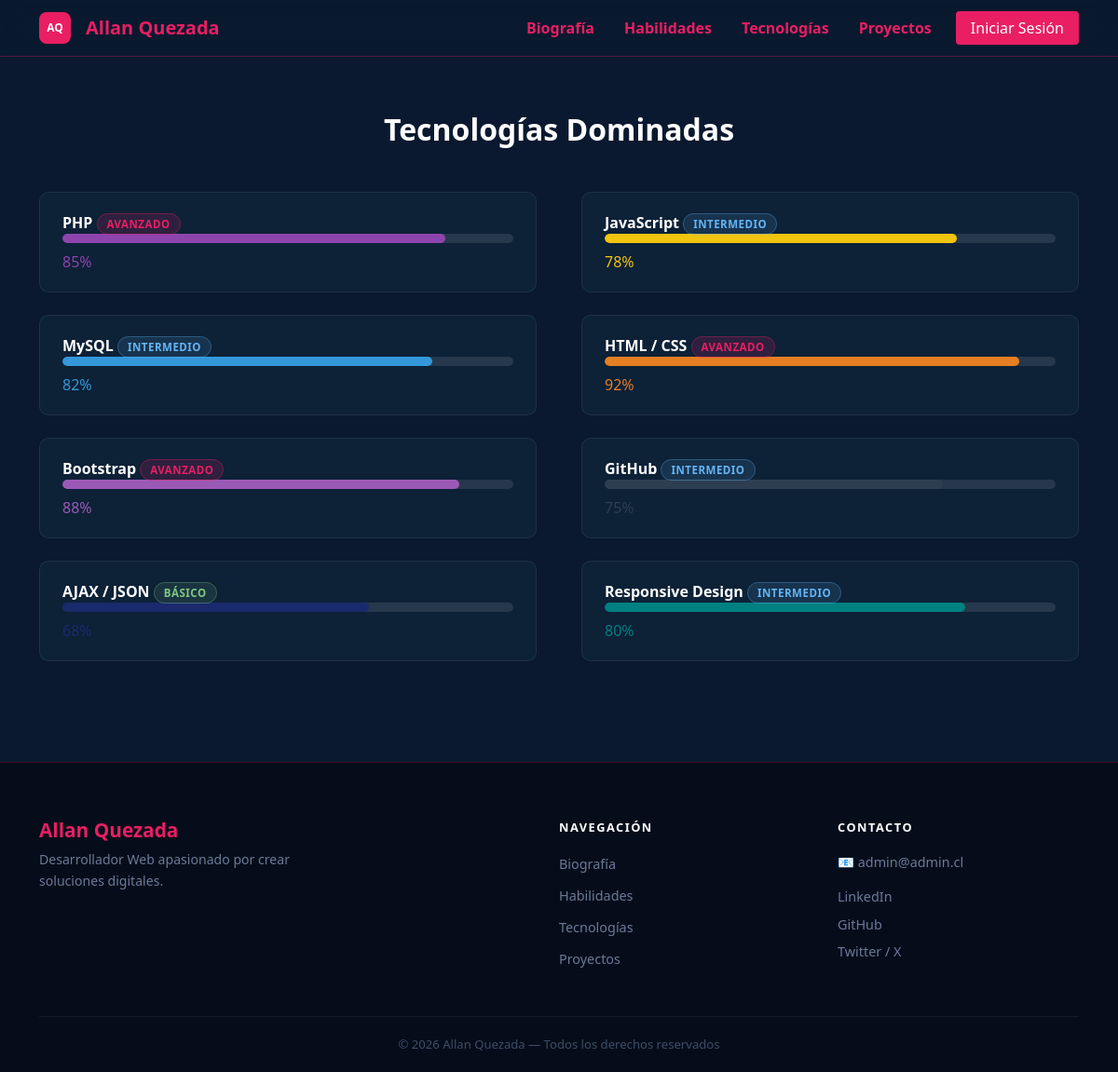
/sections/tecnologia.php, run on the app's committed database.
### tables this page shows
CREATE TABLE tecnologias (
    id INT AUTO_INCREMENT PRIMARY KEY,
    nombre VARCHAR(50) NOT NULL,
    porcentaje INT NOT NULL,
    nivel VARCHAR(30),
    clase_badge VARCHAR(50),
    color VARCHAR(20)
);

CREATE TABLE biografia (
    id            INT AUTO_INCREMENT PRIMARY KEY,
    nombre        VARCHAR(100)  DEFAULT NULL,
    descripcion   TEXT          DEFAULT NULL,
    ciudad        VARCHAR(50)   DEFAULT NULL,
    email         VARCHAR(100)  DEFAULT NULL,
    footer_texto  VARCHAR(255)  DEFAULT NULL,
    linkedin      VARCHAR(255)  DEFAULT NULL,
    github        VARCHAR(255)  DEFAULT NULL,
    twitter       VARCHAR(255)  DEFAULT NULL
);

### sections/tecnologia.php (the view, shortened to what this page needs)
<?php
require_once '../admin/db_config.php';
?>
<!DOCTYPE html>
<html lang="es">
<head>
    <link href="https://cdn.jsdelivr.net/npm/bootstrap@5.3.8/dist/css/bootstrap.min.css" rel="stylesheet">
    <link rel="stylesheet" href="../assets/css/style.css">
</head>
<body class="seccion-oscura">
    <?php include '../includes/navbar.php'; ?>
    <div class="container py-5">
        <h2 class="fw-bold mb-5 text-white text-center">Tecnologías Dominadas</h2>
        <div class="row gx-5 gy-4">
            <?php
            $query = $pdo->query("SELECT * FROM tecnologias");
            $tecnologias = $query->fetchAll(PDO::FETCH_ASSOC);
            if ($tecnologias) {
                foreach ($tecnologias as $t) {
                    $color = htmlspecialchars($t['color']);
                    $porcentaje = (int)$t['porcentaje'];
                    $nombre = htmlspecialchars($t['nombre']);
                    $nivel = htmlspecialchars($t['nivel']);
                    $clase_badge = htmlspecialchars($t['clase_badge']);
                    echo '
                    <div class="col-md-6">
                        <div class="tech-card">
                            <div class="tech-header">
                                <span class="tech-nombre">' . $nombre . '</span>
                                <span class="tech-badge ' . $clase_badge . '">' . $nivel . '</span>
                            </div>
                            <div class="tech-progress-wrapper">
                                <div class="tech-progress-bar" style="width: ' . $porcentaje . '%; background-color: ' . $color . ';"></div>
                            </div>
                            <div class="tech-footer">
                                <span class="tech-percent" style="color: ' . $color . ';">' . $porcentaje . '%</span>
                            </div>
                        </div>
                    </div>';
                }
            } else {
                echo '<p class="text-center text-white">Aún no hay tecnologías cargadas en el panel.</p>';
            }
            ?>
        </div>
    </div>
    <?php include '../includes/footer.php'; ?>
</body>
</html>

### includes/footer.php (shortened to what this page needs)
<?php
require_once __DIR__ . '/../admin/db_config.php';
$query = $pdo->query("SELECT * FROM biografia WHERE id = 1");
$f = $query->fetch(PDO::FETCH_ASSOC);
?>
<footer class="footer-principal">
    <div class="container">
        <div class="footer-top">
            <div class="footer-marca">
                <h3 class="footer-nombre"><?= htmlspecialchars($f['nombre'] ?? 'Allan Quezada'); ?></h3>
                <p class="footer-desc"><?= htmlspecialchars($f['descripcion'] ?? ''); ?></p>
            </div>
            <div class="footer-nav">
                <p class="footer-section-title">Navegación</p>
                <ul>
                    <li><a href="/aquezada2025/index.php">Biografía</a></li>
                    <li><a href="/aquezada2025/sections/habilidades.php">Habilidades</a></li>
                    <li><a href="/aquezada2025/sections/tecnologia.php">Tecnologías</a></li>
                    <li><a href="/aquezada2025/sections/proyecto.php">Proyectos</a></li>
                </ul>
            </div>
            <div class="footer-contacto">
                <p class="footer-section-title">Contacto</p>
                <p class="footer-email">📧 <?= htmlspecialchars($f['email'] ?? 'correo@ejemplo.com'); ?></p>
                <div class="footer-redes">
                    <a href="<?= htmlspecialchars($f['linkedin'] ?? '#'); ?>" class="footer-red-link">LinkedIn</a>
                    <a href="<?= htmlspecialchars($f['github'] ?? '#'); ?>" class="footer-red-link">GitHub</a>
                    <a href="<?= htmlspecialchars($f['twitter'] ?? '#'); ?>" class="footer-red-link">Twitter / X</a>
                </div>
            </div>
        </div>
        <div class="footer-bottom">
            <p><?= htmlspecialchars($f['footer_texto'] ?? '© 2026 Allan Quezada — Todos los derechos reservados.'); ?></p>
        </div>
    </div>
</footer>

### assets/css/style.css (style rules this page uses)
:root { --azul-fondo: #0a192f; --rosado-acento: #e91e63; --plomo-texto: #8892b0; }
body { background-color: var(--azul-fondo); color: #fff; font-family: 'Segoe UI', sans-serif; }
.seccion-oscura { background-color: var(--azul-fondo) !important; min-height: 100vh; padding-top: 72px; }
html * { caret-color: transparent !important; }
button, .btn, a { cursor: pointer !important; caret-color: transparent !important; }
.tech-card { background: #0d2137; border: 1px solid rgba(255,255,255,.07); border-radius: 10px; padding: 20px 24px; transition: transform .25s, box-shadow .25s, border-color .25s; }
.tech-nombre { font-weight: 700; font-size: 1rem; color: #fff; }
.tech-progress-wrapper { background: rgba(255,255,255,.1); border-radius: 999px; height: 10px; overflow: hidden; margin-bottom: 8px; }
.tech-progress-bar { height: 100%; border-radius: 999px; transition: width 1s ease; }
.tech-badge { font-size: .72rem; font-weight: 600; padding: 3px 10px; border-radius: 999px; text-transform: uppercase; letter-spacing: .5px; }
.badge-avanzado { background: rgba(233,30,99,.15); color: #e91e63; border: 1px solid rgba(233,30,99,.35); }
.badge-intermedio { background: rgba(100,181,246,.12); color: #64b5f6; border: 1px solid rgba(100,181,246,.3); }
.badge-basico { background: rgba(129,199,132,.12); color: #81c784; border: 1px solid rgba(129,199,132,.3); }
.footer-principal { background: #060d1a; border-top: 1px solid rgba(233,30,99,.2); padding: 60px 0 0; margin-top: 60px; }
.footer-top { display: grid; grid-template-columns: 2fr 1fr 1fr; gap: 40px; padding-bottom: 40px; border-bottom: 1px solid rgba(255,255,255,.06); }
.footer-nombre { color: var(--rosado-acento); font-size: 1.3rem; font-weight: 700; margin-bottom: 8px; }
.footer-desc { color: #6b7a99; font-size: .88rem; line-height: 1.6; max-width: 300px; }
.footer-section-title { color: #fff; font-size: .8rem; font-weight: 700; text-transform: uppercase; letter-spacing: 1.5px; margin-bottom: 16px; }
.footer-email { color: #6b7a99; font-size: .9rem; margin-bottom: 16px; }
.footer-nav ul { list-style: none; padding: 0; margin: 0; }
.footer-nav ul li { margin-bottom: 10px; }
.footer-nav ul li a, .footer-red-link { color: #6b7a99; text-decoration: none; font-size: .9rem; transition: color .2s; }
.footer-redes { display: flex; flex-direction: column; gap: 8px; }
.footer-bottom { padding: 20px 0; text-align: center; }
.footer-bottom p { color: #3d4d66; font-size: .82rem; margin: 0; }

### sections/tecnologia.php (style rules this page uses)
* { caret-color: transparent !important; }

### data on the page
tecnologias: nombre "PHP", nivel "AVANZADO", porcentaje "85"
tecnologias: nombre "JavaScript", nivel "INTERMEDIO", porcentaje "78"
tecnologias: nombre "MySQL", nivel "INTERMEDIO", porcentaje "82"
tecnologias: nombre "HTML / CSS", nivel "AVANZADO", porcentaje "92"
tecnologias: nombre "Bootstrap", nivel "AVANZADO", porcentaje "88"
tecnologias: nombre "GitHub", nivel "INTERMEDIO", porcentaje "75"
tecnologias: nombre "AJAX / JSON", nivel "BÁSICO", porcentaje 68 (drawn)
tecnologias: nombre "Responsive Design", nivel "INTERMEDIO", porcentaje "80"
biografia: nombre "Allan Quezada", descripcion "Desarrollador Web apasionado por crear soluciones digitales.", email "admin@admin.cl", footer_texto "© 2026 Allan Quezada — Todos los derechos reservados"
